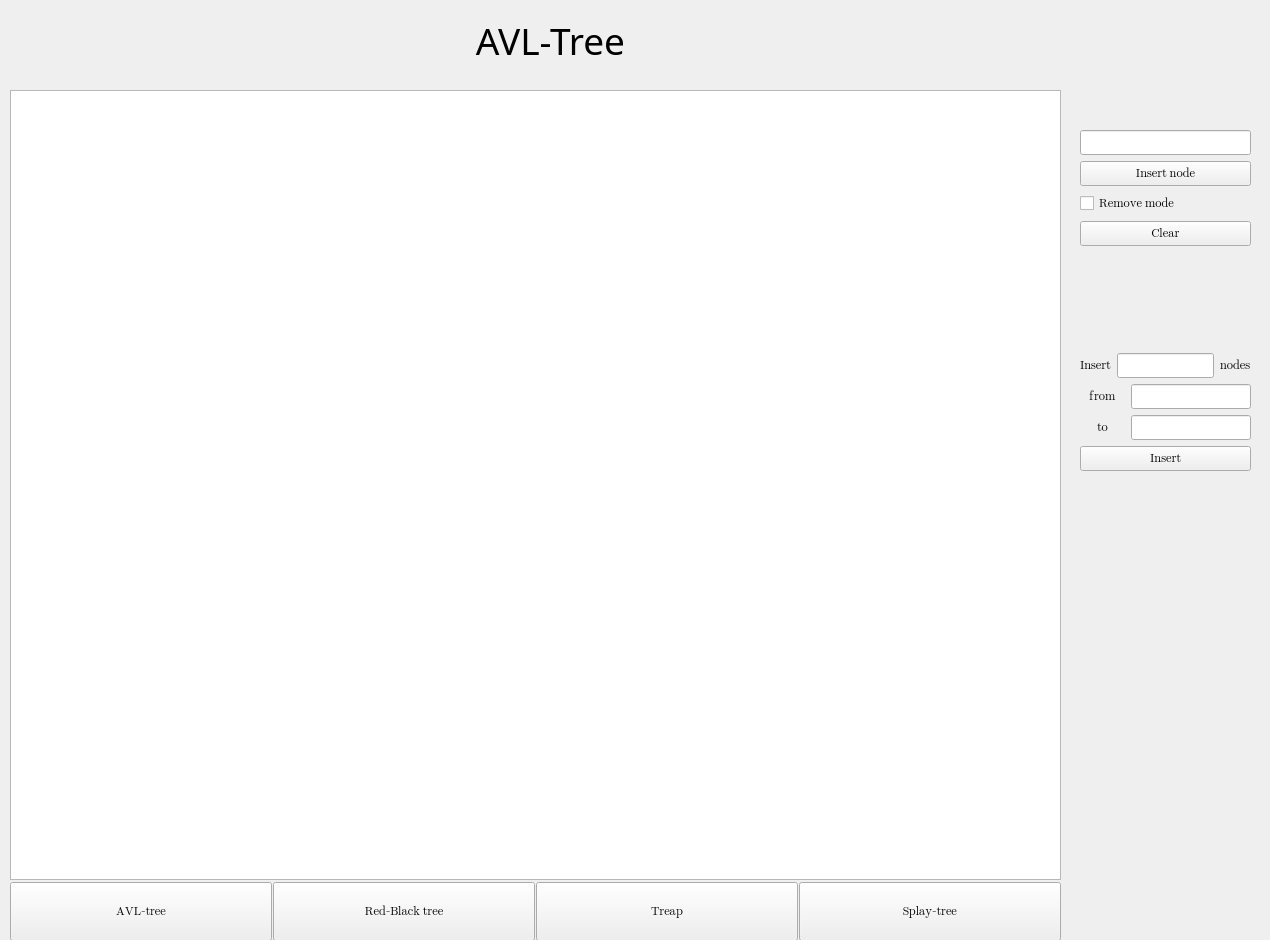
<?xml version="1.0" encoding="UTF-8"?>
<ui version="4.0">
 <class>MainWindow</class>
 <widget class="QMainWindow" name="MainWindow">
  <property name="geometry">
   <rect>
    <x>0</x>
    <y>0</y>
    <width>1270</width>
    <height>940</height>
   </rect>
  </property>
  <property name="minimumSize">
   <size>
    <width>1270</width>
    <height>940</height>
   </size>
  </property>
  <property name="maximumSize">
   <size>
    <width>1270</width>
    <height>940</height>
   </size>
  </property>
  <property name="font">
   <font>
    <family>Segoe UI Emoji</family>
    <pointsize>9</pointsize>
   </font>
  </property>
  <property name="windowTitle">
   <string>Tree visualization</string>
  </property>
  <widget class="QWidget" name="centralwidget">
   <widget class="QWidget" name="layoutWidget">
    <property name="geometry">
     <rect>
      <x>10</x>
      <y>90</y>
      <width>1051</width>
      <height>851</height>
     </rect>
    </property>
    <layout class="QVBoxLayout" name="verticalLayout_2">
     <property name="spacing">
      <number>2</number>
     </property>
     <item>
      <widget class="betterGraphicsView" name="graphicsView">
       <property name="sizePolicy">
        <sizepolicy hsizetype="Expanding" vsizetype="Minimum">
         <horstretch>0</horstretch>
         <verstretch>0</verstretch>
        </sizepolicy>
       </property>
       <property name="minimumSize">
        <size>
         <width>809</width>
         <height>790</height>
        </size>
       </property>
      </widget>
     </item>
     <item>
      <layout class="QHBoxLayout" name="horizontalLayout" stretch="0,0,0,0">
       <property name="spacing">
        <number>1</number>
       </property>
       <item>
        <widget class="QPushButton" name="AVL_button">
         <property name="sizePolicy">
          <sizepolicy hsizetype="Minimum" vsizetype="Minimum">
           <horstretch>0</horstretch>
           <verstretch>0</verstretch>
          </sizepolicy>
         </property>
         <property name="font">
          <font>
           <family>Segoe UI Emoji</family>
           <pointsize>9</pointsize>
          </font>
         </property>
         <property name="text">
          <string>AVL-tree</string>
         </property>
        </widget>
       </item>
       <item>
        <widget class="QPushButton" name="RB_button">
         <property name="sizePolicy">
          <sizepolicy hsizetype="Minimum" vsizetype="Minimum">
           <horstretch>0</horstretch>
           <verstretch>0</verstretch>
          </sizepolicy>
         </property>
         <property name="minimumSize">
          <size>
           <width>50</width>
           <height>0</height>
          </size>
         </property>
         <property name="font">
          <font>
           <family>Segoe UI Emoji</family>
           <pointsize>9</pointsize>
          </font>
         </property>
         <property name="text">
          <string>Red-Black tree</string>
         </property>
        </widget>
       </item>
       <item>
        <widget class="QPushButton" name="Treap_button">
         <property name="sizePolicy">
          <sizepolicy hsizetype="Minimum" vsizetype="Minimum">
           <horstretch>0</horstretch>
           <verstretch>0</verstretch>
          </sizepolicy>
         </property>
         <property name="font">
          <font>
           <family>Segoe UI Emoji</family>
           <pointsize>9</pointsize>
           <weight>50</weight>
           <bold>false</bold>
          </font>
         </property>
         <property name="text">
          <string>Treap</string>
         </property>
        </widget>
       </item>
       <item>
        <widget class="QPushButton" name="Splay_button">
         <property name="sizePolicy">
          <sizepolicy hsizetype="Minimum" vsizetype="Minimum">
           <horstretch>0</horstretch>
           <verstretch>0</verstretch>
          </sizepolicy>
         </property>
         <property name="font">
          <font>
           <family>Segoe UI Emoji</family>
           <pointsize>9</pointsize>
          </font>
         </property>
         <property name="text">
          <string>Splay-tree</string>
         </property>
        </widget>
       </item>
      </layout>
     </item>
    </layout>
   </widget>
   <widget class="QLabel" name="current_tree_label">
    <property name="geometry">
     <rect>
      <x>390</x>
      <y>10</y>
      <width>321</width>
      <height>61</height>
     </rect>
    </property>
    <property name="font">
     <font>
      <family>Segoe UI Semilight</family>
      <pointsize>28</pointsize>
     </font>
    </property>
    <property name="text">
     <string>AVL-Tree</string>
    </property>
    <property name="alignment">
     <set>Qt::AlignCenter</set>
    </property>
   </widget>
   <widget class="QWidget" name="layoutWidget">
    <property name="geometry">
     <rect>
      <x>1080</x>
      <y>130</y>
      <width>171</width>
      <height>341</height>
     </rect>
    </property>
    <layout class="QVBoxLayout" name="verticalLayout_4">
     <item>
      <layout class="QVBoxLayout" name="verticalLayout">
       <property name="sizeConstraint">
        <enum>QLayout::SetFixedSize</enum>
       </property>
       <item>
        <widget class="QLineEdit" name="num_add_edit"/>
       </item>
       <item>
        <widget class="QPushButton" name="add_button">
         <property name="font">
          <font>
           <family>Segoe UI Emoji</family>
           <pointsize>9</pointsize>
          </font>
         </property>
         <property name="text">
          <string>Insert node</string>
         </property>
        </widget>
       </item>
       <item>
        <widget class="QCheckBox" name="checkBox">
         <property name="font">
          <font>
           <family>Segoe UI Emoji</family>
           <pointsize>9</pointsize>
          </font>
         </property>
         <property name="text">
          <string>Remove mode</string>
         </property>
        </widget>
       </item>
       <item>
        <widget class="QPushButton" name="clear_button">
         <property name="font">
          <font>
           <family>Segoe UI Emoji</family>
           <pointsize>9</pointsize>
          </font>
         </property>
         <property name="text">
          <string>Clear</string>
         </property>
        </widget>
       </item>
      </layout>
     </item>
     <item>
      <spacer name="verticalSpacer">
       <property name="orientation">
        <enum>Qt::Vertical</enum>
       </property>
       <property name="sizeHint" stdset="0">
        <size>
         <width>20</width>
         <height>40</height>
        </size>
       </property>
      </spacer>
     </item>
     <item>
      <layout class="QVBoxLayout" name="verticalLayout_3">
       <item>
        <layout class="QHBoxLayout" name="horizontalLayout_2">
         <item>
          <widget class="QLabel" name="label">
           <property name="font">
            <font>
             <family>Segoe UI Emoji</family>
             <pointsize>9</pointsize>
            </font>
           </property>
           <property name="text">
            <string>Insert</string>
           </property>
          </widget>
         </item>
         <item>
          <widget class="QLineEdit" name="nodesCount"/>
         </item>
         <item>
          <widget class="QLabel" name="label_2">
           <property name="font">
            <font>
             <family>Segoe UI Emoji</family>
             <pointsize>9</pointsize>
            </font>
           </property>
           <property name="text">
            <string>nodes</string>
           </property>
          </widget>
         </item>
        </layout>
       </item>
       <item>
        <layout class="QHBoxLayout" name="horizontalLayout_3">
         <item>
          <widget class="QLabel" name="label_3">
           <property name="font">
            <font>
             <family>Segoe UI Emoji</family>
             <pointsize>9</pointsize>
            </font>
           </property>
           <property name="text">
            <string>from</string>
           </property>
           <property name="alignment">
            <set>Qt::AlignCenter</set>
           </property>
          </widget>
         </item>
         <item>
          <widget class="QLineEdit" name="nodesMin">
           <property name="sizePolicy">
            <sizepolicy hsizetype="Maximum" vsizetype="Fixed">
             <horstretch>0</horstretch>
             <verstretch>0</verstretch>
            </sizepolicy>
           </property>
           <property name="maximumSize">
            <size>
             <width>120</width>
             <height>16777215</height>
            </size>
           </property>
          </widget>
         </item>
        </layout>
       </item>
       <item>
        <layout class="QHBoxLayout" name="horizontalLayout_4">
         <item>
          <widget class="QLabel" name="label_4">
           <property name="font">
            <font>
             <family>Segoe UI Emoji</family>
             <pointsize>9</pointsize>
            </font>
           </property>
           <property name="text">
            <string>to</string>
           </property>
           <property name="alignment">
            <set>Qt::AlignCenter</set>
           </property>
          </widget>
         </item>
         <item>
          <widget class="QLineEdit" name="nodesMax">
           <property name="sizePolicy">
            <sizepolicy hsizetype="Maximum" vsizetype="Fixed">
             <horstretch>0</horstretch>
             <verstretch>0</verstretch>
            </sizepolicy>
           </property>
           <property name="maximumSize">
            <size>
             <width>120</width>
             <height>16777215</height>
            </size>
           </property>
          </widget>
         </item>
        </layout>
       </item>
       <item>
        <widget class="QPushButton" name="insertRandom">
         <property name="text">
          <string>Insert</string>
         </property>
        </widget>
       </item>
      </layout>
     </item>
    </layout>
   </widget>
  </widget>
 </widget>
 <customwidgets>
  <customwidget>
   <class>betterGraphicsView</class>
   <extends>QGraphicsView</extends>
   <header>bettergraphicsview.h</header>
  </customwidget>
 </customwidgets>
 <resources/>
 <connections/>
</ui>
